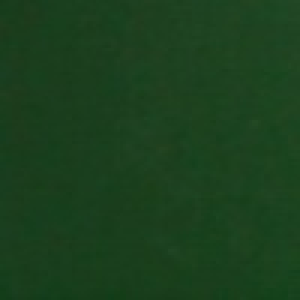
#> input picture model_SizeDetect/green_bg.jpg, 100 x 100 px (shown 3 times larger)
$ python mask_bg.py
#> lines starting #> are read from the running program, lines starting #| are printed output that depends on the picture
""" create a mask of green conveyor background """
import cv2
import numpy as np
import joblib

kernel_mean = 1 / 9 * np.array([[1, 1, 1],
                                [1, 1, 1],
                                [1, 1, 1]])

img = cv2.imread("green_bg.jpg")
#> img is the input picture: shape (100, 100, 3); mean B, G, R 29.9, 63.9, 26.9
img = cv2.resize(img, (640, 480))
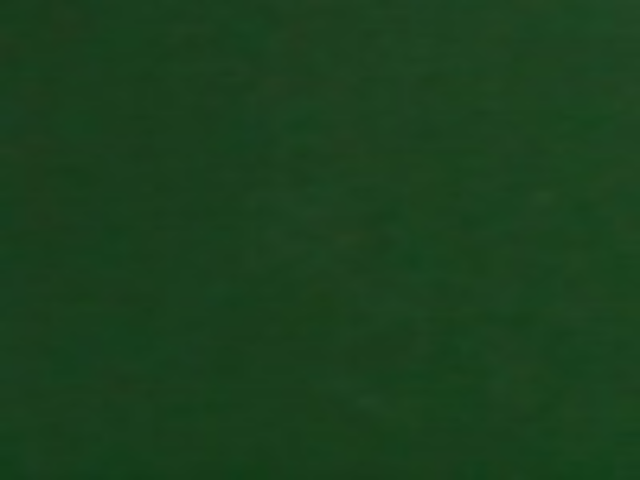
#> img: shape (480, 640, 3); mean B, G, R 29.8, 63.8, 26.8
img = cv2.filter2D(img, -1, kernel_mean)
cv2.imshow('bg', img)
cv2.waitKey()
joblib.dump(img, 'output_models/bg_mask.save')
